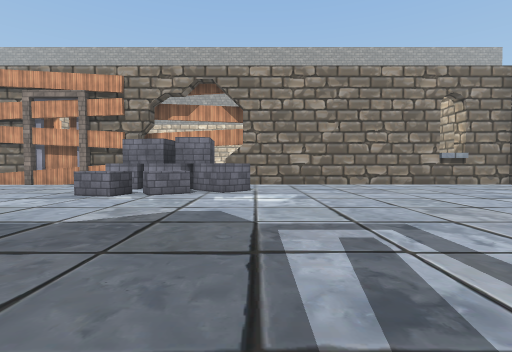
view 1 (above)

16 first-person views from a walk through a 3-D level made in the Unity game engine. The camera is 1.4 m above the floor, tilts 2° down and sees 85° across. The floor is counted in squares, 2 m on a side. Each view is taken from the middle of a square. On the plan, view 1 faces up. The plan holds only what a view shows up to about 9 squares ahead; the rest is blank. The place goes on beyond the plan. The player character is not drawn. Some surface patterns are stand-ins.

view 2
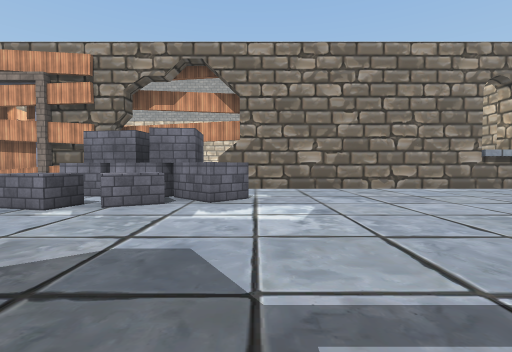

view 3
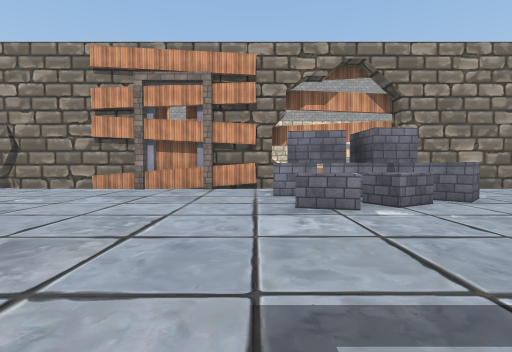

view 4
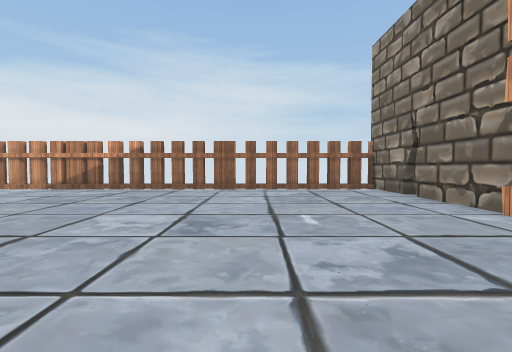

view 5
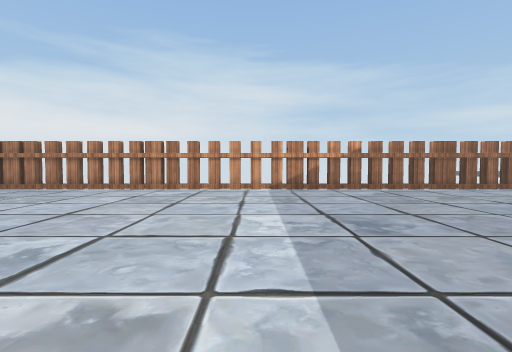

view 6
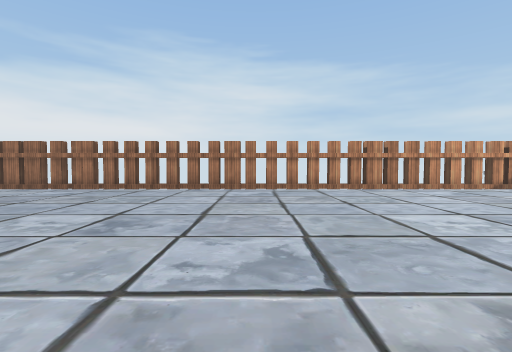

view 7
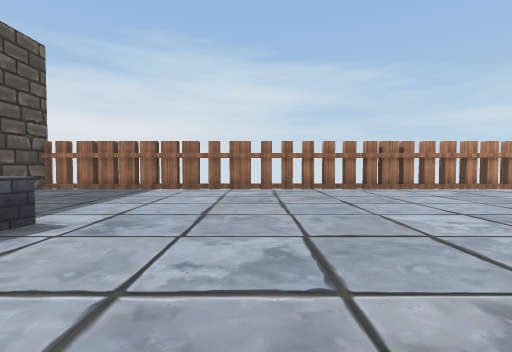

view 8
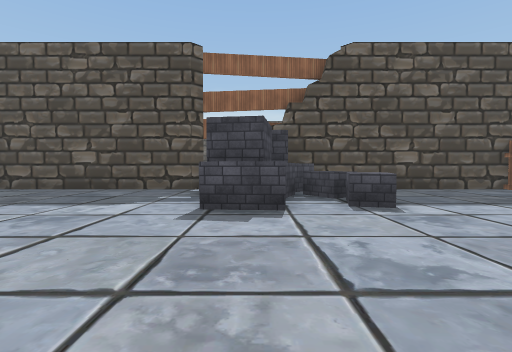

view 9
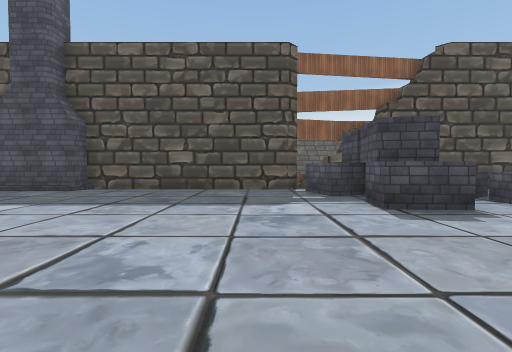

view 10
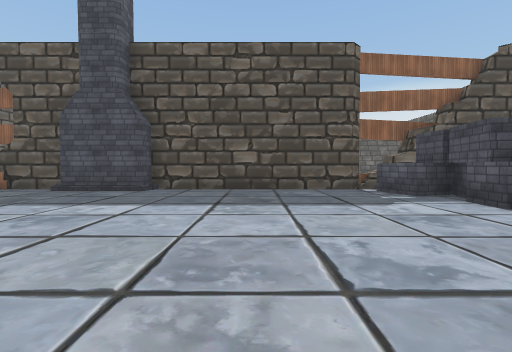

view 11
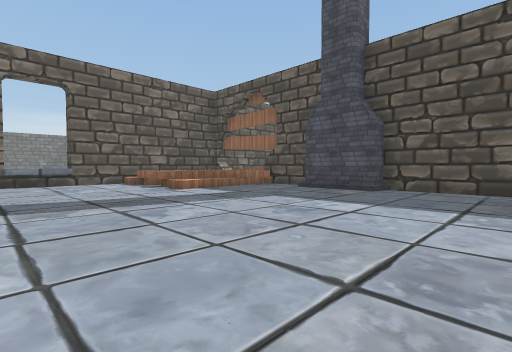

view 12
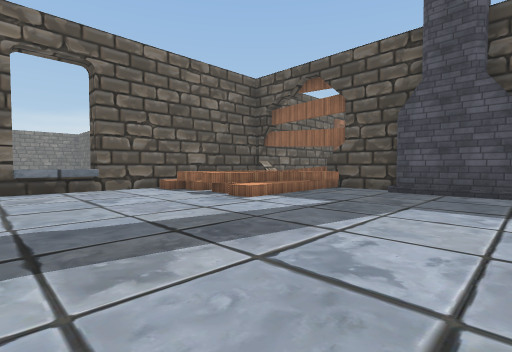

view 13
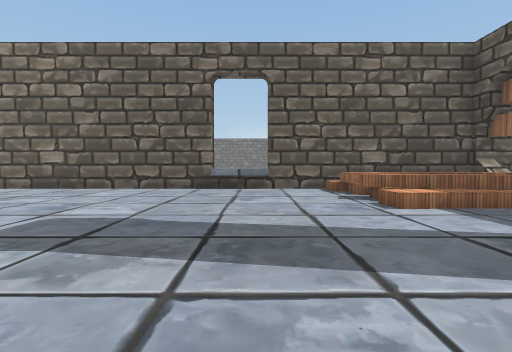

view 14
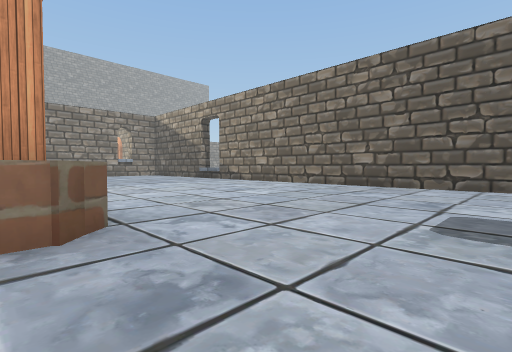

view 15
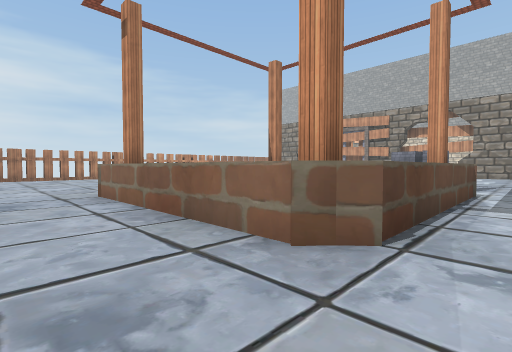

view 16
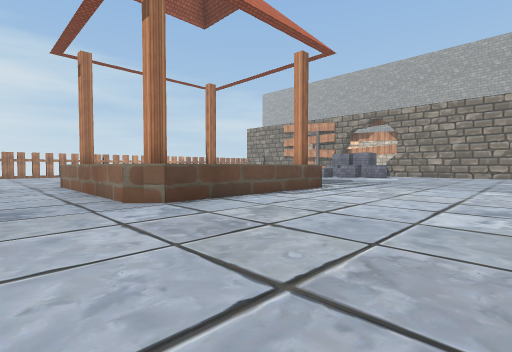

### Floor plan
Key: @ floor where view 1 was taken; # wall or solid block; x gap in a wall; . main floor; : floor 1 m higher than the main floor; / step, stairs or slope; ^ raised ledge; v drop or lower ground.
Columns run from 15 left of view 1 to 10 right of it. Each row starts with its distance up from view 1.
 11 ##x#########  ##########
 10 x..........#  #........
  9 x..........####........
  8 x............##........
  7 x..........^^^.........
  6 #.....................
  5 x....................
  4 x...... ............
  3 x......  ............
  2 x.......  .  ........
  1 #........     .......
  0 x.........     @......
 -1 x........      ##.....
 -2 x.......        #.....
 -3 x......         #.....
 -4 x......         #......  #
 -5 x.......        #........#
 -6 x........ #    ##........#
 -7 x.........######.........#
 -8 #........................#
 -9 x........................#
-10 x........  . ............#
-11 x........................^
-12 x........................^
-13 x........................#
-14 x....................././#
-15 #.....^.#............/://#
-16 #.....^.#............////#
-17 #.... ^###.........../  /#
-18 x....  ###.......##..   /#
-19 #####################x  v#
-20                          #

Positions as (right, up) in squares from view 1, and headings:
1: (0, 0), facing up
2: (0, 2), facing up
3: (-5, 2), facing up
4: (-6, 7), facing left
5: (-6, 0), facing left
6: (-6, -7), facing left
7: (-6, -12), facing left
8: (-7, -10), facing down
9: (-4, -10), facing down
10: (-2, -10), facing down
11: (-2, -10), facing down-right
12: (1, -10), facing down-right
13: (1, -12), facing right
14: (0, -10), facing up-right
15: (2, -9), facing up-left
16: (6, -9), facing up-left
